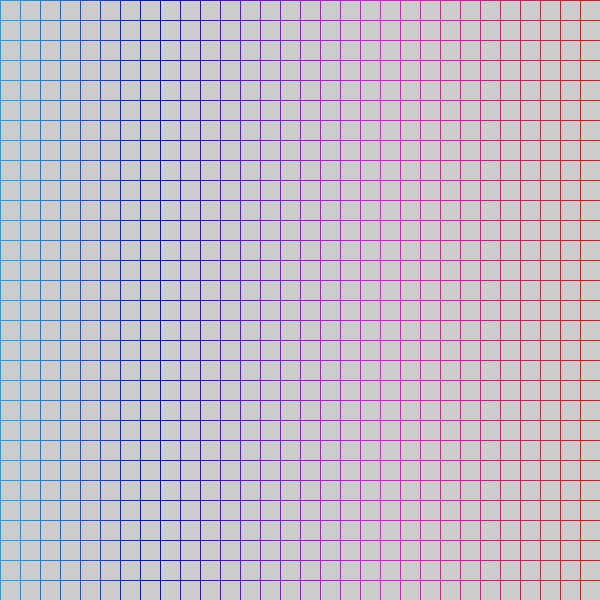
Frame 1 (no input)
Frame 60 (the mouse pressed at the canvas centre just before this capture): identical to frame 1, image omitted
Frame 120 (the mouse held since frame 60 and released just before this capture): identical to frame 1, image omitted

The Processing sketch that drew this single still picture (run headless with seeded random() and noise(); from frame 60 on, the mouse is pressed at the canvas centre):

// Processing sketch: processing_110052
// ── processing_110052.pde

void setup() {
  size(600, 600);
  smooth();
  colorMode(HSB, 360, 100, 100, 100);
}

void draw() {
  
  
  for (int i = 0;i < width;i+=20) {
    float rainbow = map(i, 0, width, 200, 360);
    stroke(rainbow, 100, 100, 100);
    for (int j = 0; j < height;j+=20) {
      if (mouseX > i && mouseX < i +20 && mouseY > j && mouseY < j+20 && mousePressed) {
       
        fill(rainbow, 100, 70, 80);
      } 
      else {
        noFill();
      }
       
       rect(i, j, 20, 20);
    
    }
  }
}
